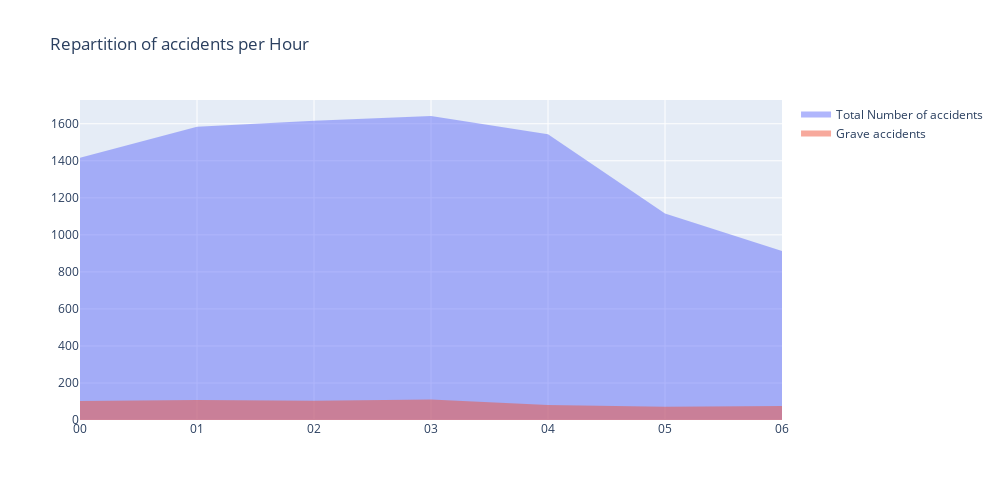

Notebook code cell kept with this figure:
### Code cell
tempas = caracs.loc[caracs.dep == 750 ,['Num_Acc']]
tempas['date'] = pd.to_datetime((2000+caracs.an)*10000+caracs.mois*100+caracs.jour,format='%Y%m%d')
tempas['weekday'] = tempas['date'].dt.weekday.apply(lambda x:str(x).zfill(2))

tempas['gravity'] = 0
tempas.loc[tempas.Num_Acc.isin(grave_accs),'gravity'] = 1


occs = tempas.drop('date' , axis = 1).groupby('weekday' , as_index = False).agg({'Num_Acc' : 'count' , 'gravity' : 'sum'})



trace1 = go.Scatter(
    x=list(occs.weekday),
    y=list(occs.Num_Acc),
    name='Total Number of accidents',
    mode='none',
    fill='tozeroy',
    marker=dict(
        color='rgb(106,81,163)'
    )
)

trace2 = go.Scatter(
    x=list(occs.weekday),
    y=list(occs.gravity),
    name='Grave accidents',
    mode='none',
    fill='tozeroy',
    marker=dict(
        color='rgb(158,154,200)'
    )
)

data = [trace1 , trace2]

layout = go.Layout(
    title='Repartition of accidents per Hour',
    autosize=False,
    width=1000,
    height=500
)
fig = go.Figure(data=data, layout=layout)
iplot(fig)

### Figure 1 — Plotly figure (JSON) as saved in the notebook; plotly's stock layout.template omitted (floating-point values rounded to 4 significant figures)
{"data": [{"fill": "tozeroy", "marker": {"color": "rgb(106,81,163)"}, "mode": "none", "name": "Total Number of accidents", "type": "scatter", "x": ["00", "01", "02", "03", "04", "05", "06"], "y": [1417, 1584, 1617, 1642, 1544, 1116, 913]}, {"fill": "tozeroy", "marker": {"color": "rgb(158,154,200)"}, "mode": "none", "name": "Grave accidents", "type": "scatter", "x": ["00", "01", "02", "03", "04", "05", "06"], "y": [102, 108, 104, 111, 81, 71, 76]}], "layout": {"autosize": false, "height": 500, "title": {"text": "Repartition of accidents per Hour"}, "width": 1000}}
